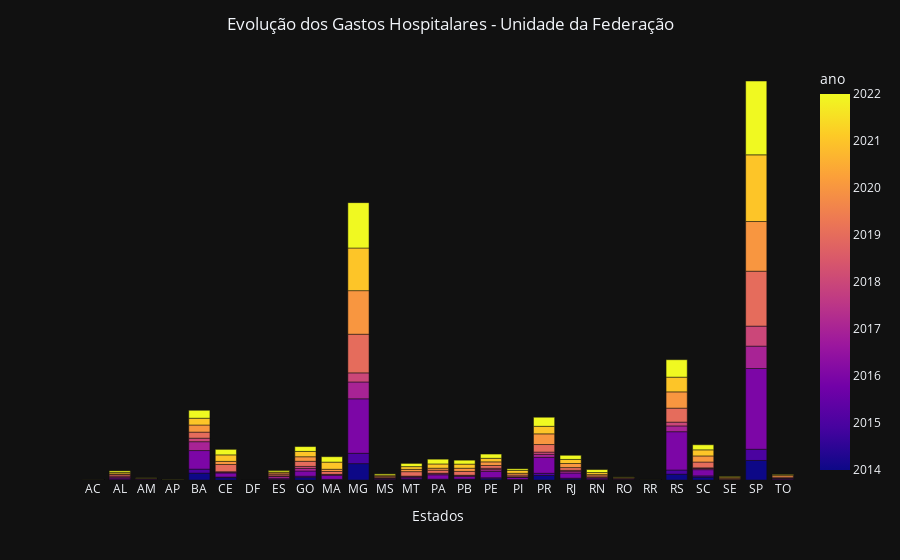

The code cell stored with this chart in its notebook:
### Markdown cell above
### comparações entre as ufs e ano em gráfico de barras

### Code cell
#### comparação uf e ano todas as variáveis em gráfico de barras
fig_barr_uf_ano = px.bar(
    df, x='uf', y='valor_emendas', color='ano', template='plotly_dark').update_layout(
        barmode='relative', title='Evolução dos Gastos Hospitalares - Unidade da Federação', title_x=0.5).update_layout(
            legend_title_text='UF').update_xaxes(
                title = 'Estados', showgrid=False).update_yaxes(
                    visible= False, showticklabels=False, showgrid=False)
fig_barr_uf_ano.show()

### Figure 1 — Plotly figure (JSON) as saved in the notebook; plotly's stock layout.template omitted (floating-point values rounded to 4 significant figures; data arrays with more than 128 entries replaced by an {"elided": "..."} marker saying what was removed)
{"data": [{"alignmentgroup": "True", "hovertemplate": "uf=%{x}<br>valor_emendas=%{y}<br>ano=%{marker.color}<extra></extra>", "legendgroup": "", "marker": {"color": {"elided": "243 int values"}, "coloraxis": "coloraxis", "pattern": {"shape": ""}}, "name": "", "offsetgroup": "", "orientation": "v", "showlegend": false, "textposition": "auto", "type": "bar", "x": {"elided": "243 str values"}, "xaxis": "x", "y": {"elided": "243 float values"}, "yaxis": "y"}], "layout": {"barmode": "relative", "coloraxis": {"colorbar": {"title": {"text": "ano"}}, "colorscale": [[0, "#0d0887"], [0.1111, "#46039f"], [0.2222, "#7201a8"], [0.3333, "#9c179e"], [0.4444, "#bd3786"], [0.5556, "#d8576b"], [0.6667, "#ed7953"], [0.7778, "#fb9f3a"], [0.8889, "#fdca26"], [1, "#f0f921"]]}, "legend": {"title": {"text": "UF"}, "tracegroupgap": 0}, "margin": {"t": 60}, "title": {"text": "Evolução dos Gastos Hospitalares - Unidade da Federação", "x": 0.5}, "xaxis": {"anchor": "y", "domain": [0, 1], "showgrid": false, "title": {"text": "Estados"}}, "yaxis": {"anchor": "x", "domain": [0, 1], "showgrid": false, "showticklabels": false, "title": {"text": "valor_emendas"}, "visible": false}}}
